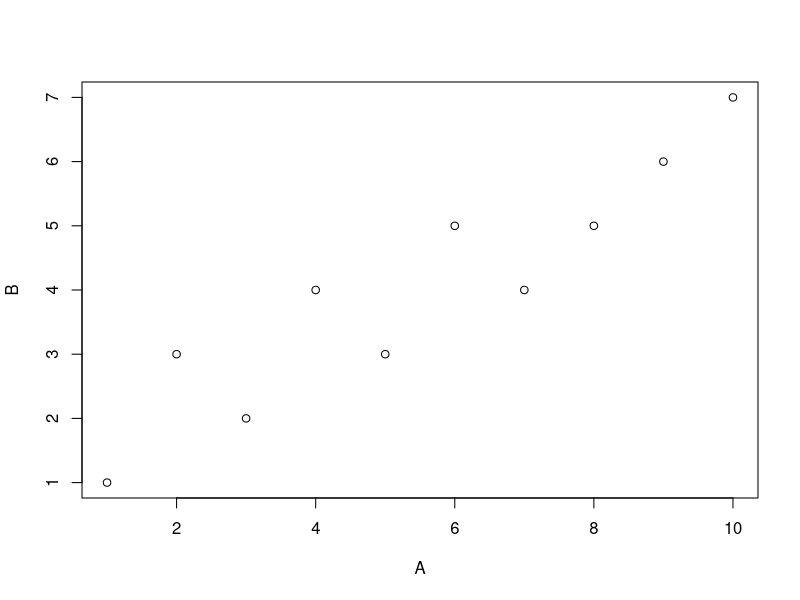
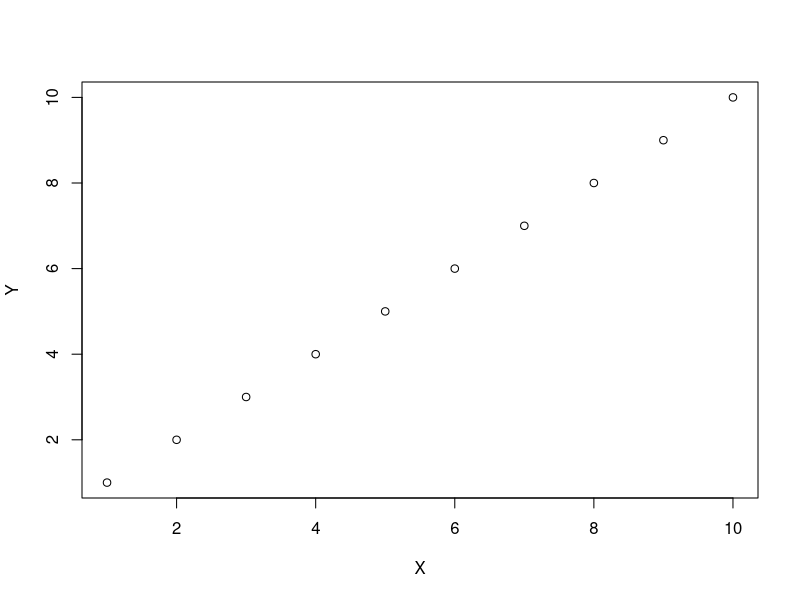
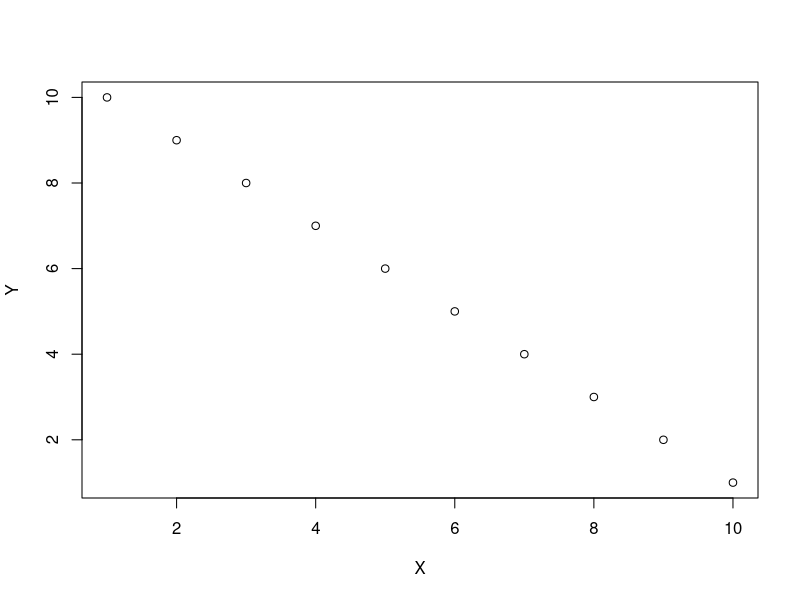
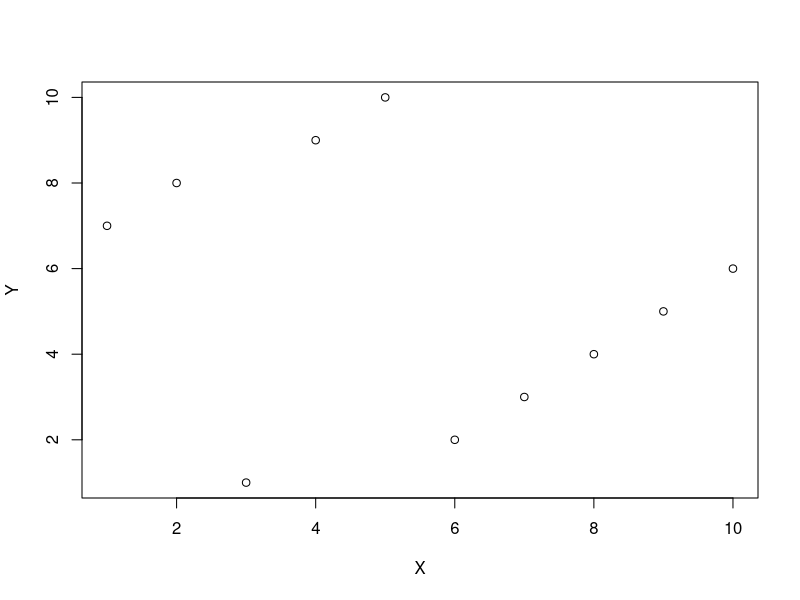
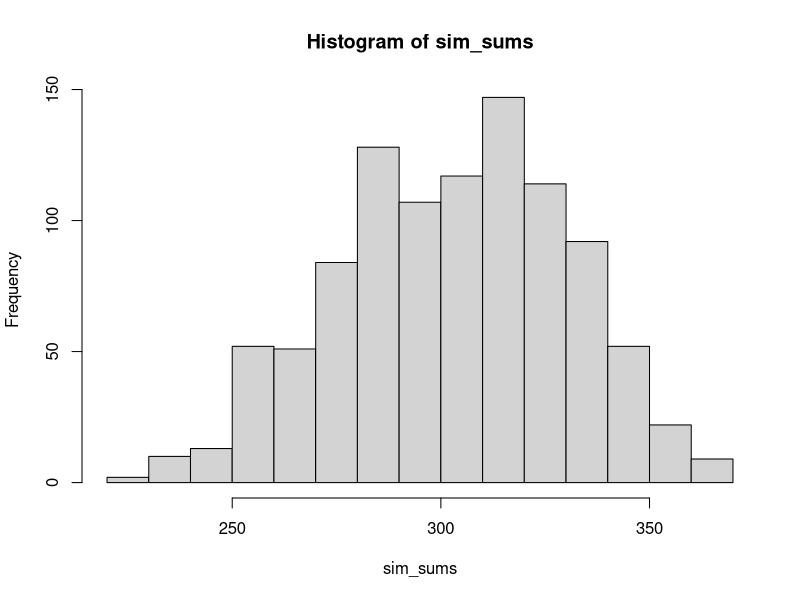
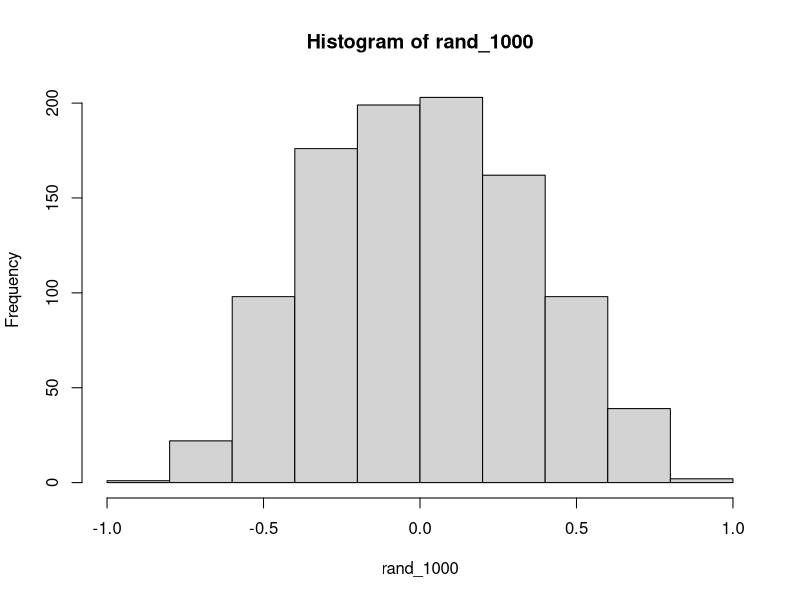
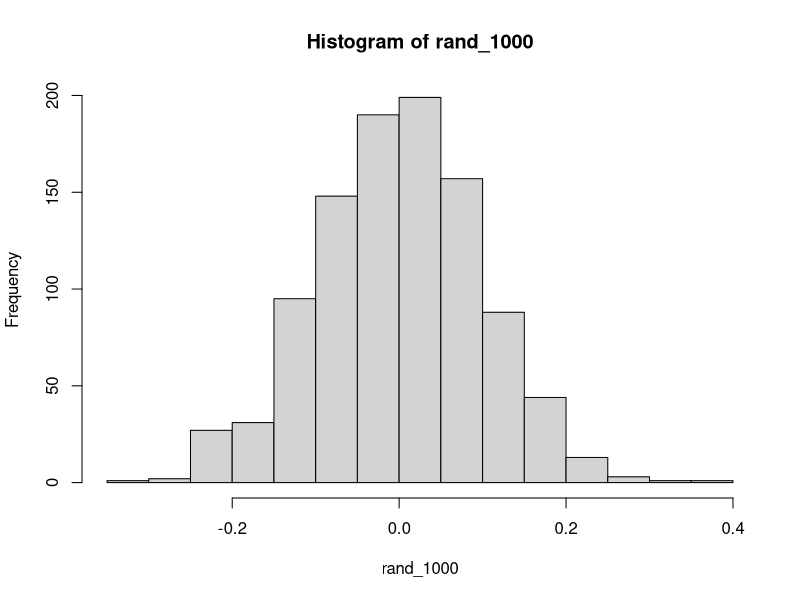
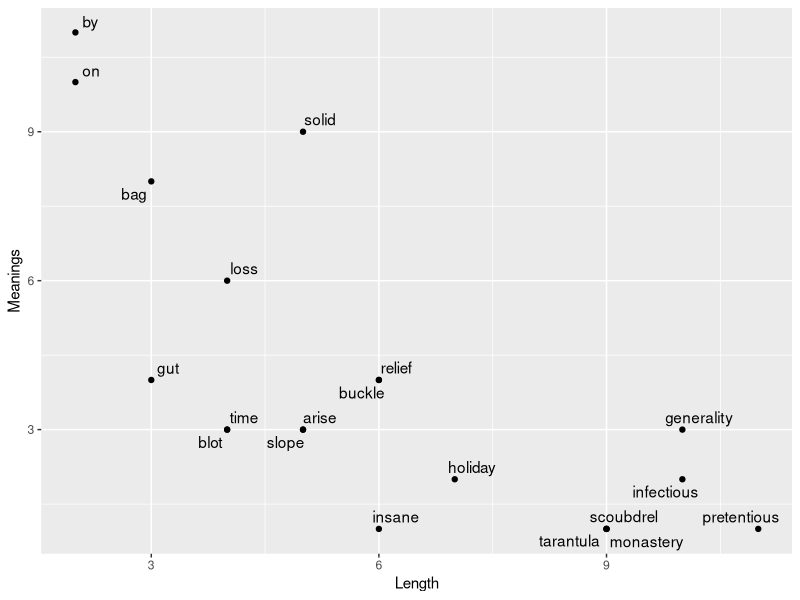

These charts were generated, in order, by the following R code:
## ---- chunk 1
knitr::opts_chunk$set(echo = TRUE)
## ---- chunk 2
A <- c(1,2,3,4,5,6,7,8,9,10)
B <- c (1,3,2,4,3,5,4,5,6,7)

plot(A, B)
cor(A,B)
## ---- chunk 3
A <- matrix(rnorm(100,0,1), ncol=10, nrow=10)
B <- c(1,3,2,4,3,5,4,5,6,7)
cor(A,B)
## ---- chunk 4
A <- matrix(rnorm(25,0,1), ncol=5, nrow=5)
B <- matrix(rnorm(25,0,1), ncol=5, nrow=5)
cor(A,B)
## ---- chunk 5
A <- c(1,2,3,4,5)
B <- c(5,2,3,1,4)
cor(A,B)

A_z <- (A-mean(A))/sd(A)
B_z <- (B-mean(B))/sd(B)
sum(A_z*B_z)/4     #n-1



sd_pop <- function(x){
  sqrt(sum(x-mean(x))^2/length(x))
}

A_z <- (A-mean(A))/sd_pop(A)
B_z <- (B-mean(B))/sd_pop(B)
c <- sum(A_z*B_z)/5
c
#????
## ---- chunk 6
A <- c(1,2,3,4,5)
B <- c(5,2,3,1,NA)
cor(A,B)

cor(A,B, use="complete.obs")
## ---- chunk 7
A <- c(1,2,3,4,5)
B <- c(5,2,3,1,4)
cor.test(A,B)
## ---- chunk 8
A <- c(1,2,3,4,5)
B <- c(5,2,3,1,4)
results <- cor.test(A,B)

results$statistic  #t-value
results$parameter  #df
results$p.value
results$estimate   #r
## ---- chunk 9
X <- 1:10
Y <- 1:10

plot(X,Y)

c <- cor(X,Y)
c
## ---- chunk 10
X <- 1:10
Y <- 10:1

plot(X,Y)

cor(X,Y)
## ---- chunk 11
X <- 1:10
Y <- sample(10:1)

plot(X,Y)

cor(X,Y)
## ---- chunk 12
X <- 1:10
Y <- 1:10
X*Y
sum(X*Y)
## ---- chunk 13
X <- 1:10
Y <- 10:1
X*Y
sum(X*Y)
## ---- chunk 14
sum(sample(1:10)*sample(1:10))
## ---- chunk 15
sim_sums <- replicate(1000,sum(sample(1:10)*sample(1:10)))
hist(sim_sums)

min(sim_sums)
max(sim_sums)

## ---- chunk 16
X <- rnorm(10,0,1)
Y <- rnorm(10,0,1)
cor(X,Y)
## ---- chunk 17
replicate(10,cor(rnorm(10,0,1),rnorm(10,0,1)))
## ---- chunk 18
rand_1000 <- replicate(1000,cor(rnorm(10,0,1),rnorm(10,0,1)))
hist(rand_1000)
## ---- chunk 19
mean(rand_1000)
max(rand_1000)
min(rand_1000)

length(rand_1000[rand_1000 >.55])/10000
## ---- chunk 20
rand_1000 <- replicate(1000,cor(rnorm(100,0,1),rnorm(100,0,1)))
hist(rand_1000)

mean(rand_1000)
max(rand_1000)
min(rand_1000)

length(rand_1000[rand_1000 >.55])/10000
## ---- chunk 21
library(ggplot2)
library(ggrepel)

Words = c('bag', 'buckle', 'on', 'insane', 'by', 'monastery', 'relief', 'slope','scoubdrel','loss','holiday','pretentious','solid','time','gut','tarantula','generality','arise','blot','infectious')

Length=c(3,6,2,6,2,9,6,5,9,4,7,11,5,4,3,9,10,5,4,10)
Meanings=c(8,4,10,1,11,1,4,3,1,6,2,1,9,3,4,1,3,3,3,2)

all <- data.frame(Words,Length,Meanings)
knitr::kable(all)

## ---- chunk 22
ggplot(all,aes(x=Length, y=Meanings))+
  geom_point()+
  geom_text_repel(aes(label=Words))
## ---- chunk 23

## ---- chunk 24

## ---- chunk 25

## ---- chunk 26

## ---- chunk 27

## ---- chunk 28

## ---- chunk 29

## ---- chunk 30

